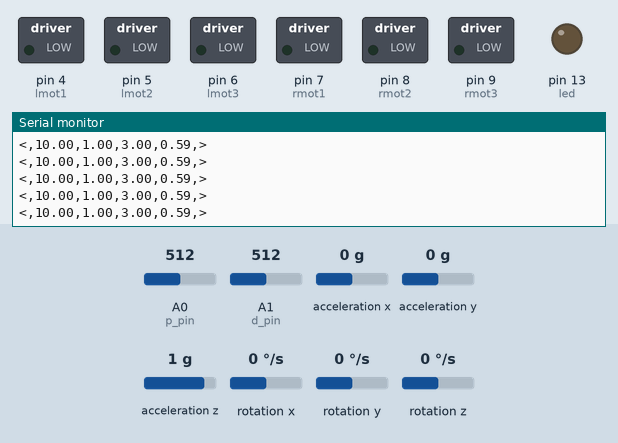
This sketch was run on a simulated Arduino Uno, built with avr-gcc and run on an emulated ATmega328P. On the bench: switched loads named in the sketch (green lamp = pin HIGH), output pins drawn as LEDs (lit = HIGH), the last lines printed to the serial monitor. Wiring (inferred from the names in the program): MPU-6050 motion sensor at I2C address 0x68. The test bench sets the inputs (shaded band); at power-on: acceleration z 1 g, A0 (p_pin) = 512, A1 (d_pin) = 512, acceleration x 0 g, acceleration y 0 g, rotation x 0 °/s, rotation y 0 °/s, rotation z 0 °/s.

Above: at 1.8 s.
1.9 s: acceleration z set to 0.1 g
At 2.5 s:
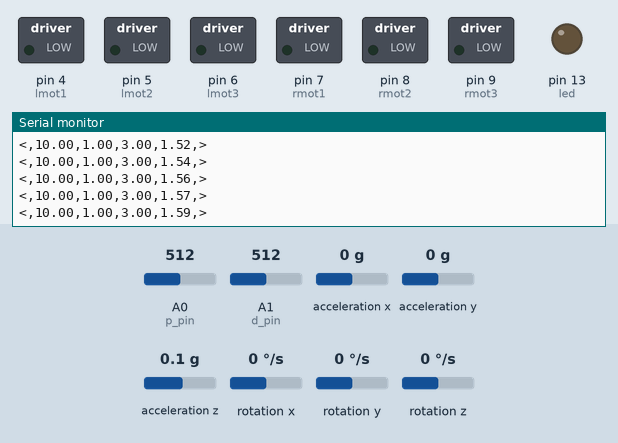
3.4 s: acceleration z set to -0.2 g
At 4.3 s:
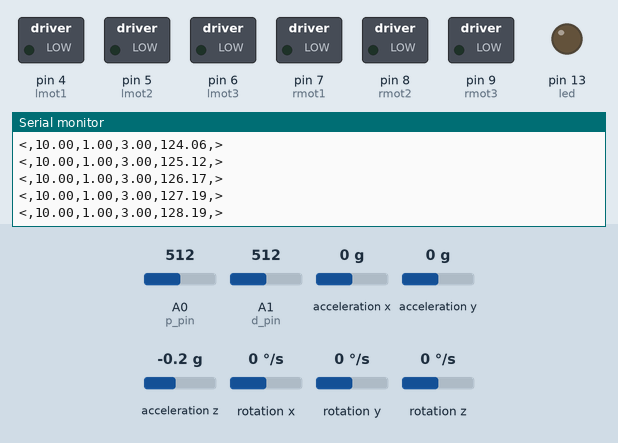
Timing chart, 0 to 6.4 s (numbered marks = the images above; inputs shaded):
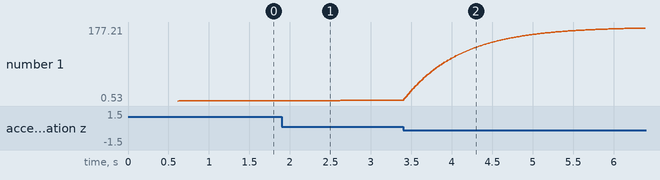

Measured:
- after the input at 1.9 s, the serial monitor: prints a new line at once (image 1)
- plotted number 1: 0.59 → 2.15 after the input at 1.9 s

The sketch:

Arduino_Python_Communication.ino
```cpp
///////////////////////////////// Include all the required libraries ////////////////////////////////

#include <Wire.h>

///////////////////////////////// MPU-6050 parameters //////////////////////////////////////////////

long accelX, accelY, accelZ; // They record the raw accelerometer data

float A_X, A_Y, A_Z; // They record the converted data in ["g"]

long gyroX, gyroY, gyroZ; //They record the raw gyro data

float omega_x, omega_y, omega_z;// they record the converted data into [deg/s]

float A[6] = {-2043, 108, 1293,  48, -12, 19}; // To caliberate MPU

// Data is printed as: acelX acelY acelZ giroX giroY giroZ

/* They store the angles calculated from accelerometer data
   and the TOTAL angles in degrees i.e. theta + omega*dt [rad]
   roll and Theta_x are rotation angles about X axis
   pitch and Theta_y are rotation angles about Y axis */

double roll, pitch, Theta_x, Theta_y;

double dt_gyro; // Variable to store time difference values for gyro angle calculations

uint32_t t_start, t_now; // timer for gyro unit

float alpha = 0.98; // Complimentary filter control parameter

///////////////////////////////// PID parameters ///////////////////////////////////////////////////

double Kp, Ki = 3.0, Kd; // Initializing the Proportional, integral and derivative gain constants

double Kp_upper = 20, Kd_upper = 2.0, Output_lower = 30; // Upper and lower limits for variable mapping

int p_pin = A0; // Pin to be used for reading Kp from potentiometer

int d_pin = A1; // Pin to be used for reading Ki from potentiometer

int led = 13; // LED pin

////////////////////////////// MOTOR CONTROL PARAMATERS ////////////////////////////////////////////

int rmot1 = 7; int rmot2 = 8; // Pins for Right motor FW/BCK
int rmot3 = 9; // Pin for Right motor PWM

int lmot1 = 4; int lmot2 = 5; // Pins for Left motor FW/BCK
int lmot3 = 6; // Pins for Right motor PWM

float mot_diff_fac = 0.78; // Since the motors may have different characteristics, this factor tried to equalize their speeds.

//////////////////////////////// All TIMINGS AND DELAYS///////////////////////////////////////////////////////////

int mot_delay = 20; // Minimum time required by the motor to respond to a change in direction [mS]

float sen_del = 10; // Sensor delay [mS]

//////////////////////// VARIABLES FOR DATA EXCHANGE TO / FROM RASPBERRY PI //////////////////////

const byte numChars = 32;
char receivedChars[numChars];
char tempChars[numChars];        // temporary array for use when parsing

// variables to hold the parsed data
char messageFromPC[numChars] = {0};
float Output = 0.0; // Variable to store PID output returned from Rpi for turning motors
float error = 0.0; // Variable to store error returned from Rpi for determing motor turning direction

boolean newData = false;

///////////////////////////////////////////////////////////////////////////////////////////////////

void setup() {

  pinMode(led, OUTPUT); // pin where LED is attached

  /////////////////////////////// Motor initialization ///////////////////////////////////////////

  pinMode(rmot1,OUTPUT);pinMode(rmot2,OUTPUT);pinMode(rmot3,OUTPUT); // Declaring right motor pins as output

  pinMode(lmot1,OUTPUT);pinMode(lmot2,OUTPUT);pinMode(lmot3,OUTPUT); // Declaring left motor pins as output

  pinMode(p_pin, INPUT); pinMode(d_pin, INPUT); // Declaring potentiometer pins for reading Kp and Ki as input pins

  Serial.begin(115200); // Start serial monitor

  ////////////////////////// MPU initialization ///////////////////////////////////////////////////

  Wire.begin(); // Start wire library

  setupMPU(); // Initializing MPU6050

  get_MPU_data(); // Get initial angles of the MPU

  delay(100);

  /* calculate initial Roll and Pitch angles. Rotation about X axis is called ROLL,
    Rotation about Y axis is called PITCH. My MPU X axis is aligned with the motor axis */

  roll = (atan2(accelY + A[1], accelZ + A[2]))*57.32; // Rotation about X axis [deg]
  pitch = (atan2(-accelX + A[0], accelZ + A[2]))*57.32; // Rotation about Y axis [deg] although we do not need this value

  // set the total starting angle to this pitch and roll

  Theta_x = roll;
  Theta_y = pitch;

  //Take a time reading in microseconds when the compiler passes this line

  t_start = millis(); // Reading for gyro angle calculations

  delay(500);

}


void loop() {

  get_MPU_data(); // Raw data acelX acelY acelZ giroX giroY giroZ

  delay(sen_del);

  omega_x = (gyroX + A[3]) / 131.0; // Converting raw gyro data to Angular velocity [deg/s]

  t_now = millis();

  dt_gyro = ((t_now - t_start)/1000.0); // Time difference for gyro angle calculations

  /*Since we will only need the ratios of accelerometer readings to calculate accelerometer angles,
  we do not need to convert raw data to actual data */

  roll = (atan2(accelY + A[1], accelZ + A[2]))*57.32; // Angle calculated by accelerometer readings about X axis in [rad]

  Theta_x = alpha * (Theta_x + (omega_x * dt_gyro)) + (1-alpha) * roll; // Calculate the total angle using a Complimentary filter


  ////////////////////////////////////////// PID ACTION //////////////////////////////////////////////////

  Kp = (float)(Kp_upper/1024.0)*analogRead(p_pin); // Read Kp values from potentiometer and map it to a value that is less than Kp_upper

  Kd = (float)(Kd_upper/1024.0)*analogRead(d_pin); // Read Kd values from potentiometer and map it to a value that is less than Kd_upper

  send_data(); // Send data to Python / Raspberry Pi

  recvWithStartEndMarkers(); // Recieve data from Python / Raspberry Pi

  if (newData == true) {
      strcpy(tempChars, receivedChars);
          /* this temporary copy is necessary to protect the original data
             because strtok() used in parseData() replaces the commas with \0 */

      parseData(); // Parse recieved data

//      showParsedData();
      newData = false;

  }

// mot_cont(Output, error); // Apply the calculated output to control the motor

  t_start = t_now; // Store the previous time variable for calculating "dt_gyro"

}
////////////////////////// FUNCTIONS FOR SENDING / RECEIVING / PARSING SERIAL DATA TO / FROM PYTHON / RASPBERRY PI /////////////////

/*All the data recieving and parsing functions have been taken from (http://forum.arduino.cc/index.php?topic=396450)

 and modified as per my needs*/

void send_data(){

  Serial.print('<');Serial.print(',');Serial.print(Kp);Serial.print(',');
  Serial.print(Kd);Serial.print(',');Serial.print(Ki);Serial.print(',');
  Serial.print(Theta_x);Serial.print(',');Serial.println('>');

}

void recvWithStartEndMarkers() {
    static boolean recvInProgress = false;
    static byte ndx = 0;
    char startMarker = '<';
    char endMarker = '>';
    char rc;

    while (Serial.available() > 0 && newData == false) {
        rc = Serial.read();

        if (recvInProgress == true) {
            if (rc != endMarker) {
                receivedChars[ndx] = rc;
                ndx++;
                if (ndx >= numChars) {
                    ndx = numChars - 1;
                }
            }
            else {
                receivedChars[ndx] = '\0'; // terminate the string
                recvInProgress = false;
                ndx = 0;
                newData = true;
            }
        }

        else if (rc == startMarker) {
            recvInProgress = true;
        }
    }
}


void parseData() {      // split the data into its parts

    char * strtokIndx; // this is used by strtok() as an index

    strtokIndx = strtok(tempChars,",");      // get the first part - the string
    strcpy(messageFromPC, strtokIndx); // copy it to messageFromPC

    strtokIndx = strtok(NULL, ","); // this continues where the previous call left off
    Output = atof(strtokIndx);     // convert this part to an integer

    strtokIndx = strtok(NULL, ",");
    error = atof(strtokIndx);     // convert this part to a float

}

void showParsedData() {
    Serial.print("Message ");
    Serial.println(messageFromPC);
    Serial.print("Output ");
    Serial.println(Output);
    Serial.print("Error ");
    Serial.println(error);
}


///////////////////////////////////////////// BLINK LED ///////////////////////////////////////////////


void blink_led(){
      for (int i = 0; i<5; i++){
      digitalWrite(led, HIGH);
      delay(5);
      digitalWrite(led, LOW);
      delay(5);

  }
}

///////////////////////// FUNCTION FOR INITIALISING MPU & GETTING MPU DATA ////////////////////////////////////////////////

void setupMPU(){
  Wire.beginTransmission(0b1101000); //This is the I2C address of the MPU (b1101000/b1101001 for AC0 low/high datasheet sec. 9.2)
  Wire.write(0x6B); //Accessing the register 6B - Power Management (Sec. 4.28)
  Wire.write(0b00000000); //Setting SLEEP register to 0. (Required; see Note on p. 9)
  Wire.endTransmission();
  Wire.beginTransmission(0b1101000); //I2C address of the MPU
  Wire.write(0x1B); //Accessing the register 1B - Gyroscope Configuration (Sec. 4.4)
  Wire.write(0x00000000); //Setting the gyro to full scale +/- 250deg./s
  Wire.endTransmission();
  Wire.beginTransmission(0b1101000); //I2C address of the MPU
  Wire.write(0x1C); //Accessing the register 1C - Accelerometer Configuration (Sec. 4.5)
  Wire.write(0b00000000); //Setting the accel to +/- 2g
  Wire.endTransmission();
}


void get_MPU_data(){

  Wire.beginTransmission(0b1101000); //I2C address of the MPU
  Wire.write(0x3B); //Starting register for Accel Readings
  Wire.endTransmission();
  Wire.requestFrom(0b1101000,6); //Request Accel Registers (3B - 40)
  while(Wire.available() < 6);
  accelX = Wire.read()<<8|Wire.read(); //Store first two bytes into accelX
  accelY = Wire.read()<<8|Wire.read(); //Store middle two bytes into accelY
  accelZ = Wire.read()<<8|Wire.read(); //Store last two bytes into accelZ

  Wire.beginTransmission(0b1101000); //I2C address of the MPU
  Wire.write(0x43); //Starting register for Gyro Readings
  Wire.endTransmission();
  Wire.requestFrom(0b1101000,6); //Request Gyro Registers (43 - 48)
  while(Wire.available() < 6);
  gyroX = Wire.read()<<8|Wire.read(); //Store first two bytes into accelX
  gyroY = Wire.read()<<8|Wire.read(); //Store middle two bytes into accelY
  gyroZ = Wire.read()<<8|Wire.read(); //Store last two bytes into accelZ

}

///////////////////////// FUNCTIONS FOR MOTOR CONTROL ///////////////////////////////////////////////////

void mot_cont(float controller_output, float e_rr){

  if (abs(e_rr)>=75){ // If the robot has fallen down, stop the motors
    stop_bot();
  }

  else if (e_rr<0){

    fwd_bot(abs(controller_output));
  }

   else if (e_rr>0){

    back_bot(abs(controller_output));
  }


}

void fwd_bot(int mot_speed){

  digitalWrite(lmot1, LOW);
  digitalWrite(lmot2, HIGH);
  digitalWrite(rmot1, LOW);
  digitalWrite(rmot2, HIGH);

  analogWrite(lmot3,mot_speed); // 10 is added to compensate for the motor sluggishness
  analogWrite(rmot3,mot_diff_fac*mot_speed); // mot_diff_fac accounts for motor speed difference characteristics


}

void back_bot(int mot_speed){

  digitalWrite(lmot1, HIGH);
  digitalWrite(lmot2, LOW);
  digitalWrite(rmot1, HIGH);
  digitalWrite(rmot2, LOW);

  analogWrite(lmot3,mot_speed);
  analogWrite(rmot3,mot_diff_fac*mot_speed); // mot_diff_fac accounts for motor speed difference characteristics

}

void stop_bot(){

  digitalWrite(lmot1, LOW);
  digitalWrite(lmot2, LOW);
  digitalWrite(rmot1, LOW);
  digitalWrite(rmot2, LOW);

}
```
